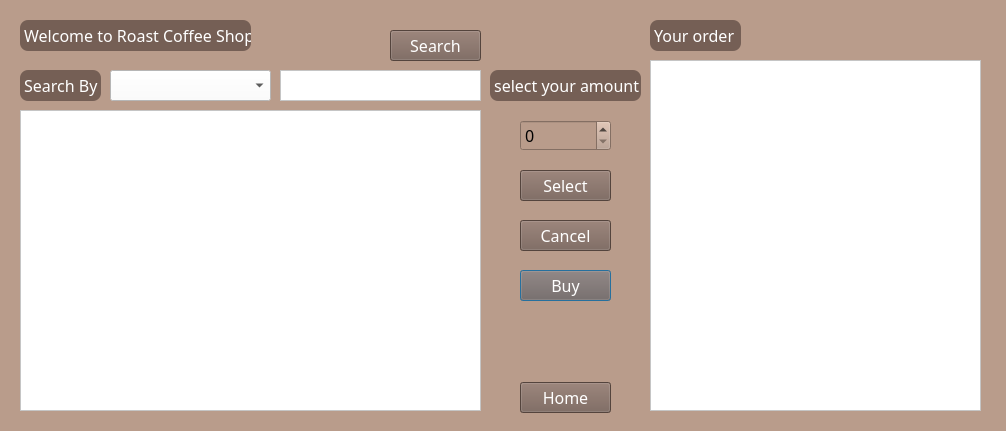
<?xml version="1.0" encoding="UTF-8"?>
<ui version="4.0">
 <class>Coffee_Shop</class>
 <widget class="QDialog" name="Coffee_Shop">
  <property name="geometry">
   <rect>
    <x>0</x>
    <y>0</y>
    <width>1006</width>
    <height>431</height>
   </rect>
  </property>
  <property name="windowTitle">
   <string>Coffee Shop</string>
  </property>
  <property name="styleSheet">
   <string notr="true">background-color:#B99C8B;</string>
  </property>
  <widget class="QTextEdit" name="txt_Search">
   <property name="geometry">
    <rect>
     <x>280</x>
     <y>70</y>
     <width>201</width>
     <height>31</height>
    </rect>
   </property>
   <property name="font">
    <font>
     <family>Kanit Light</family>
     <pointsize>12</pointsize>
    </font>
   </property>
   <property name="styleSheet">
    <string notr="true">background-color:white;</string>
   </property>
   <property name="verticalScrollBarPolicy">
    <enum>Qt::ScrollBarAlwaysOff</enum>
   </property>
   <property name="horizontalScrollBarPolicy">
    <enum>Qt::ScrollBarAlwaysOff</enum>
   </property>
  </widget>
  <widget class="QPushButton" name="btn_Buy">
   <property name="geometry">
    <rect>
     <x>520</x>
     <y>270</y>
     <width>91</width>
     <height>31</height>
    </rect>
   </property>
   <property name="font">
    <font>
     <family>Kanit Light</family>
     <pointsize>12</pointsize>
    </font>
   </property>
   <property name="styleSheet">
    <string notr="true">background-color:#755F55;
color:white;</string>
   </property>
   <property name="text">
    <string>Buy</string>
   </property>
  </widget>
  <widget class="QPushButton" name="btn_Home">
   <property name="geometry">
    <rect>
     <x>520</x>
     <y>382</y>
     <width>91</width>
     <height>31</height>
    </rect>
   </property>
   <property name="font">
    <font>
     <family>Kanit Light</family>
     <pointsize>12</pointsize>
    </font>
   </property>
   <property name="styleSheet">
    <string notr="true">background-color:#755F55;
color:white;</string>
   </property>
   <property name="text">
    <string>Home</string>
   </property>
  </widget>
  <widget class="QLabel" name="label">
   <property name="geometry">
    <rect>
     <x>20</x>
     <y>20</y>
     <width>231</width>
     <height>31</height>
    </rect>
   </property>
   <property name="font">
    <font>
     <family>Kanit Light</family>
     <pointsize>12</pointsize>
    </font>
   </property>
   <property name="styleSheet">
    <string notr="true">background-color:#755F55;
border:1px;
border-radius: 8px;
color:white;</string>
   </property>
   <property name="text">
    <string> Welcome to Roast Coffee Shop</string>
   </property>
  </widget>
  <widget class="QPushButton" name="btn_Select">
   <property name="geometry">
    <rect>
     <x>520</x>
     <y>170</y>
     <width>91</width>
     <height>31</height>
    </rect>
   </property>
   <property name="font">
    <font>
     <family>Kanit Light</family>
     <pointsize>12</pointsize>
    </font>
   </property>
   <property name="styleSheet">
    <string notr="true">background-color:#755F55;
color:white;</string>
   </property>
   <property name="text">
    <string>Select</string>
   </property>
  </widget>
  <widget class="QTableWidget" name="tb_Showproduct">
   <property name="geometry">
    <rect>
     <x>20</x>
     <y>110</y>
     <width>461</width>
     <height>301</height>
    </rect>
   </property>
   <property name="font">
    <font>
     <family>Kanit Light</family>
     <pointsize>12</pointsize>
    </font>
   </property>
   <property name="styleSheet">
    <string notr="true">background-color:white;</string>
   </property>
  </widget>
  <widget class="QLabel" name="label_2">
   <property name="geometry">
    <rect>
     <x>20</x>
     <y>70</y>
     <width>81</width>
     <height>31</height>
    </rect>
   </property>
   <property name="font">
    <font>
     <family>Kanit Light</family>
     <pointsize>12</pointsize>
    </font>
   </property>
   <property name="styleSheet">
    <string notr="true">background-color:#755F55;
border:1px;
border-radius: 8px;
color:white;</string>
   </property>
   <property name="text">
    <string> Search By</string>
   </property>
  </widget>
  <widget class="QTableWidget" name="tb_Showorder">
   <property name="geometry">
    <rect>
     <x>650</x>
     <y>60</y>
     <width>331</width>
     <height>351</height>
    </rect>
   </property>
   <property name="font">
    <font>
     <family>Kanit Light</family>
     <pointsize>12</pointsize>
    </font>
   </property>
   <property name="styleSheet">
    <string notr="true">background-color:white;</string>
   </property>
  </widget>
  <widget class="QLabel" name="label_3">
   <property name="geometry">
    <rect>
     <x>650</x>
     <y>20</y>
     <width>91</width>
     <height>31</height>
    </rect>
   </property>
   <property name="font">
    <font>
     <family>Kanit Light</family>
     <pointsize>12</pointsize>
    </font>
   </property>
   <property name="styleSheet">
    <string notr="true">background-color:#755F55;
border:1px;
border-radius: 8px;
color:white;</string>
   </property>
   <property name="text">
    <string> Your order</string>
   </property>
  </widget>
  <widget class="QPushButton" name="btn_Search">
   <property name="geometry">
    <rect>
     <x>390</x>
     <y>30</y>
     <width>91</width>
     <height>31</height>
    </rect>
   </property>
   <property name="font">
    <font>
     <family>Kanit Light</family>
     <pointsize>12</pointsize>
    </font>
   </property>
   <property name="styleSheet">
    <string notr="true">background-color:#755F55;
color:white;</string>
   </property>
   <property name="text">
    <string>Search</string>
   </property>
  </widget>
  <widget class="QComboBox" name="cbo_Doc_Search">
   <property name="geometry">
    <rect>
     <x>110</x>
     <y>70</y>
     <width>161</width>
     <height>31</height>
    </rect>
   </property>
   <property name="font">
    <font>
     <family>Kanit Light</family>
     <pointsize>12</pointsize>
    </font>
   </property>
   <property name="styleSheet">
    <string notr="true">background-color:white;</string>
   </property>
  </widget>
  <widget class="QSpinBox" name="sb_qty">
   <property name="geometry">
    <rect>
     <x>520</x>
     <y>120</y>
     <width>91</width>
     <height>31</height>
    </rect>
   </property>
   <property name="font">
    <font>
     <family>Kanit Light</family>
     <pointsize>12</pointsize>
    </font>
   </property>
   <property name="locale">
    <locale language="English" country="UnitedStates"/>
   </property>
   <property name="minimum">
    <number>0</number>
   </property>
   <property name="singleStep">
    <number>1</number>
   </property>
   <property name="value">
    <number>0</number>
   </property>
  </widget>
  <widget class="QLabel" name="label_4">
   <property name="geometry">
    <rect>
     <x>490</x>
     <y>70</y>
     <width>151</width>
     <height>31</height>
    </rect>
   </property>
   <property name="font">
    <font>
     <family>Kanit Light</family>
     <pointsize>12</pointsize>
    </font>
   </property>
   <property name="styleSheet">
    <string notr="true">background-color:#755F55;
border:1px;
border-radius: 8px;
color:white;</string>
   </property>
   <property name="text">
    <string> select your amount</string>
   </property>
  </widget>
  <widget class="QPushButton" name="btn_Cancel">
   <property name="geometry">
    <rect>
     <x>520</x>
     <y>220</y>
     <width>91</width>
     <height>31</height>
    </rect>
   </property>
   <property name="font">
    <font>
     <family>Kanit Light</family>
     <pointsize>12</pointsize>
    </font>
   </property>
   <property name="styleSheet">
    <string notr="true">background-color:#755F55;
color:white;</string>
   </property>
   <property name="text">
    <string>Cancel</string>
   </property>
  </widget>
 </widget>
 <resources/>
 <connections/>
</ui>
